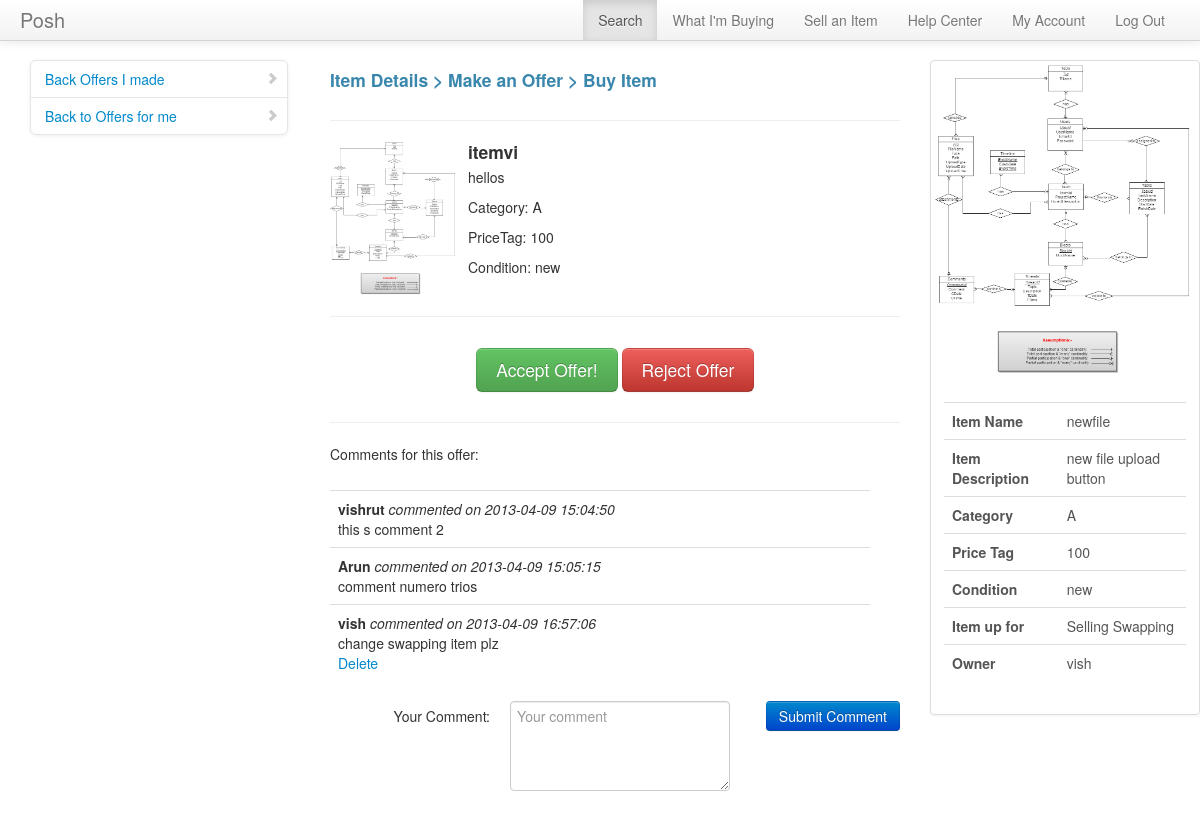
The app's page /manageoffers/viewofferswap.php?offerid=50 (signed in) with its own data.
### tables this page shows
CREATE TABLE IF NOT EXISTS `inventory` (
  `itemid` int(10) NOT NULL AUTO_INCREMENT,
  `owner` varchar(20) NOT NULL,
  `itemname` varchar(40) NOT NULL,
  `category` varchar(40) NOT NULL,
  `addedon` timestamp NOT NULL DEFAULT CURRENT_TIMESTAMP,
  `pricetag` int(10) NOT NULL,
  `description` varchar(500) NOT NULL,
  `condition` varchar(20) NOT NULL,
  `image` varchar(30) DEFAULT NULL,
  PRIMARY KEY (`itemid`),
  KEY `owner` (`owner`)
);

CREATE TABLE IF NOT EXISTS `comments` (
  `commentid` int(11) NOT NULL AUTO_INCREMENT,
  `commenter` varchar(20) NOT NULL,
  `offerid` int(10) NOT NULL,
  `time` timestamp NULL DEFAULT CURRENT_TIMESTAMP,
  `comment` varchar(500) DEFAULT NULL,
  PRIMARY KEY (`commentid`),
  KEY `commenter` (`commenter`),
  KEY `offerid` (`offerid`)
);

### meekrodb.2.1.class.php (called while the page is built, shortened)
<?php
class DB {
  protected static $mdb = null;
  public static function getMDB() {
    $mdb = DB::$mdb;
    if ($mdb === null) {
      $mdb = DB::$mdb = new MeekroDB();
    }
    return $mdb;
  }
  public static function query() { $args = func_get_args(); return call_user_func_array(array(DB::getMDB(), 'query'), $args); }
}
class MeekroDB {
  public $dbName = '';
  public $user = '';
  public $password = '';
  public $host = 'localhost';
  public $port = null;
  public $encoding = 'latin1';
  public $queryMode = 'queryAllRows';
  public $param_char = '%';
  public $named_param_seperator = '_';
  public $internal_mysql = null;
  public function __construct($host=null, $user=null, $password=null, $dbName=null, $port=null, $encoding=null) {
    if ($host === null) $host = DB::$host;
    if ($user === null) $user = DB::$user;
    if ($password === null) $password = DB::$password;
    if ($dbName === null) $dbName = DB::$dbName;
    if ($port === null) $port = DB::$port;
    if ($encoding === null) $encoding = DB::$encoding;
    $this->host = $host;
    $this->user = $user;
    $this->password = $password;
    $this->dbName = $dbName;
    $this->port = $port;
    $this->encoding = $encoding;
  }
  public function get() {
    $mysql = $this->internal_mysql;
    if ($mysql == null) {
      if (! $this->port) $this->port = ini_get('mysqli.default_port');
      $mysql = new mysqli($this->host, $this->user, $this->password, $this->dbName, $this->port);
      $mysql->set_charset($this->encoding);
      $this->internal_mysql = $mysql;
    }
    return $mysql;
  }
  public function escape($str) {
    $db = $this->get();
    return $db->real_escape_string($str);
  }
  protected function prependCall($function, $args, $prepend) {
    array_unshift($args, $prepend);
    return call_user_func_array($function, $args);
  }
  protected function wrapStr($strOrArray, $wrapChar, $escape = false) {
    if (! is_array($strOrArray)) {
      if ($escape) return $wrapChar . $this->escape($strOrArray) . $wrapChar;
      else return $wrapChar . $strOrArray . $wrapChar;
    } else {
      $R = array();
      foreach ($strOrArray as $element) {
        $R[] = $this->wrapStr($element, $wrapChar, $escape);
      }
      return $R;
    }
  }
  public function freeResult($result) {
    return $result->free();
  }
  public function parseQueryParamsNew() {
    $args = func_get_args();
    $sql = array_shift($args);
    $args_all = $args;
    $posList = array();
    $pos_adj = 0;
    $param_char_length = strlen($this->param_char);
    $named_seperator_length = strlen($this->named_param_seperator);
    $types = array(
      $this->param_char . 'll',
      $this->param_char . 'ls',
      $this->param_char . 'l',
      $this->param_char . 'li',
      $this->param_char . 'ld',
      $this->param_char . 'lb',
      $this->param_char . 's',
      $this->param_char . 'i',
      $this->param_char . 'd',
      $this->param_char . 'b',
      $this->param_char . 'ss'
    );
    foreach ($types as $type) {
      $lastPos = 0;
      while (($pos = strpos($sql, $type, $lastPos)) !== false) {
        $lastPos = $pos + 1;
        $posList[$pos] = $type;
      }
    }
    ksort($posList);
    foreach ($posList as $pos => $type) {
      $type = substr($type, $param_char_length);
      $length_type = strlen($type) + $param_char_length;
      $new_pos = $pos + $pos_adj;
      $new_pos_back = $new_pos + $length_type;
      if ($arg_number_length = strspn($sql, '0123456789', $new_pos_back)) {
        $arg_number = substr($sql, $new_pos_back, $arg_number_length);
        if (! isset($args_all[$arg_number])) $this->nonSQLError("Non existent argument reference (arg $arg_number): $sql");
        $arg = $args_all[$arg_number];
      } else {
        $arg = array_shift($args);
      }
      if (in_array($type, array('s', 'i', 'd', 'b', 'l'))) {
        $array_type = false;
        $arg = array($arg);
        $type = 'l' . $type;
      } else if ($type == 'ss') {
        $result = "'%" . $this->escape(str_replace(array('%', '_'), array('\%', '\_'), $arg)) . "%'";
      } else {
        $array_type = true;
        if (! is_array($arg)) $this->nonSQLError("Badly formatted SQL query: $sql -- expecting array, but didn't get one!");
      }
      if ($type == 'ls') $result = $this->wrapStr($arg, "'", true);
      else if ($type == 'li') $result = array_map('intval', $arg);
      else if ($type == 'ld') $result = array_map('floatval', $arg);
      else if ($type == 'lb') $result = array_map(array($this, 'formatTableName'), $arg);
      else if ($type == 'll') $result = $arg;
      else if (! $result) $this->nonSQLError("Badly formatted SQL query: $sql");
      if (is_array($result)) {
        if (! $array_type) $result = $result[0];
        else $result = '(' . implode(',', $result) . ')';
      }
      $sql = substr_replace($sql, $result, $new_pos, $length_type + $arg_number_length);
      $pos_adj += strlen($result) - ($length_type + $arg_number_length);
    }
    return $sql;
  }
  public function parseQueryParams() {
    $args = func_get_args();
    if (is_string($args[1]) && preg_match('/^[is]+$/', $args[1]) && substr_count($args[0], '?') > 0)
      return call_user_func_array(array($this, 'parseQueryParamsOld'), $args);
    else
      return call_user_func_array(array($this, 'parseQueryParamsNew'), $args);
  }
  public function query() {
    $args = func_get_args();
    if ($this->queryMode == 'buffered' || $this->queryMode == 'unbuffered') {
      return $this->prependCall(array($this, 'queryHelper'), $args, $this->queryMode);
    } else {
      return call_user_func_array(array($this, 'queryAllRows'), $args);
    }
  }
  public function queryUnbuf() { $args = func_get_args(); return $this->prependCall(array($this, 'queryHelper'), $args, 'unbuffered'); }
  protected function queryHelper() {
    $args = func_get_args();
    $type = array_shift($args);
    $is_buffered = ($type == 'buffered');
    $is_null = ($type == 'null');
    $sql = call_user_func_array(array($this, 'parseQueryParams'), $args);
    $db = $this->get();
    $result = $db->query($sql, $is_buffered ? MYSQLI_STORE_RESULT : MYSQLI_USE_RESULT);
    return $result;
  }
  public function queryAllRows() {
    $args = func_get_args();
    $query = call_user_func_array(array($this, 'queryUnbuf'), $args);
    $result = $this->fetchAllRows($query);
    return $result;
  }
  protected function checkError() {
    return false;
  }
  public function fetchRow($result = null) {
    return $result->fetch_assoc();
  }
  public function fetchAllRows($result = null) {
    $A = array();
    while ($row = $this->fetchRow($result)) {
      $A[] = $row;
    }
    return $A;
  }
}
?>

### manageoffers/viewofferswap.php (the view, shortened to what this page needs)
<!DOCTYPE html>
<?php
$offerdetails = DB::query("SELECT * from offerdetails where offerid=%i", $_GET['offerid']);
$offerdetails = $offerdetails[0];
$selling = DB::query("SELECT * from inventory where itemid=%i", $offerdetails['sellingitem']);
$selling=$selling[0];
?>
<html lang="en">
  <head>
    <link href="../bootstrap/css/bootstrap.css" rel="stylesheet">
    <link href="datepicker.css" rel="stylesheet">
    <link href="../bootstrap/css/bootstrap-responsive.css" rel="stylesheet">
    <link href="../bootstrap/css/bootstrap-fileupload.css" rel="stylesheet">
    <link href="../bootstrap/css/docs.css" rel="stylesheet">
	</head>
	<body>
		<div class="navbar navbar-fixed-top">
			<div class="navbar-inner">
				<div class="container" style="width: auto; padding: 0 20px;">
					<a class="brand pull-left" href="#">Posh</a>
					<ul class="nav pull-right">
						<li class="active"><a href="#">Search</a></li>
						<li><a href="#">What I'm Buying</a></li>
						<li><a href="../inventory/viewitems.php">Sell an Item</a></li>
						<li><a href="#">Help Center</a></li>
						<li><a href="#">My Account</a></li>
						<li><a href="../login/logout.php">Log Out</a></li>
					</ul>
				</div>
			</div>
		</div>
		<div class="container" style="width: auto; padding: 20px 0px 0px 0px;">
			<div class="span3 bs-docs-sidebar">
				<ul class="nav nav-list bs-docs-sidenav">
					<li><a href="listoffersbyme.php"><i class="icon-chevron-right"></i>Back Offers I made</a></li>
					<li ><a href="listoffersforme.php"><i class="icon-chevron-right"></i>Back to Offers for me</a></li>
				</ul>
			</div>
			<div class="span6">
			<div class="row-fluid">
			<h4><p class="text-info">Item Details > Make an Offer > Buy Item </p></h4>
			</div>
			<hr>
		<?php
			if($offerdetails['offereditem1']!=''){
				$item1=$offerdetails['offereditem1'];
				$tbl_name = "inventory";
				$items = DB::query("SELECT * FROM $tbl_name where itemid=%s",$item1);
				foreach ($items as $item) {
					echo '<div class="row-fluid">';
					echo '<div class="media">';
					echo '<a class="pull-left" href="#"><img src="../upload/'.$item['image'].'" height="128" width="128" alt=""></a>';
					echo '<div class="media-body">';
					echo '<h4 class="media-heading">'.$item['itemname'].'</h4>';
					echo '<p>'.$item['description'].'</p>';
					echo '<p>Category: '.$item['category'].'</p>';
					echo '<p>PriceTag: '.$item['pricetag'].'</p>';
					echo '<p>Condition: '.$item['condition'].'</p>';
					echo '</div>';
					echo '</div>';
					echo '</div>';
					echo '<hr>';
				}
			}
			?>
			<div class="row-fluid">
			<p>
				<div class="span3"></div>
				<?php
				echo
			'<a class="btn btn-large btn-success" href="acceptoffer.php?offerid='.$_GET['offerid'].'" role="button" data-toggle="modal">Accept Offer!</a>';
			echo
				' <button class="btn btn-large btn-danger" onclick="showConfirmation('.$_GET['offerid'].')" class="btn btn-danger">Reject Offer</button>';
			?>
			</p>
			</div>
			<div class="row-fluid">
			<hr>
			<p>
			<?php
			$comments = DB::query("SELECT * from comments where offerid=%i order by time", $_GET['offerid']);
			$thisofferid=$_GET['offerid'];
			echo 'Comments for this offer: ';
			echo '<table class="table table-hover">
				<thead>
					<tr>
					<th></th>
					<th></th>
					</tr>
				</thead>';
			foreach ($comments as $comment) {
				echo '<tr>
					<td><b>'.$comment['commenter'].'</b><i> commented on '.$comment['time'].'</i><br>'.$comment['comment'];
				if($comment['commenter']==$_SESSION['username'])
					echo '<br><a href="deletecomment.php?prev=viewofferswap.php?offerid='.$thisofferid.'&commentid='.$comment['commentid'].'">Delete</a>';
				echo'</td>
				</tr>';
			}
			echo 	'</table>';
			?>
			</p>
			<form name="comment" class="form-horizontal" action="submitcomment.php" method="post">
						<div class="control-group" id="commentgroup">
							<label class="control-label" for="inputComment">Your Comment: </label>
							<div class="controls">
							<textarea rows="4" name="comment" required id="inputComment" placeholder="Your comment" onkeyup=""></textarea>
							<button class="btn btn-primary pull-right" type="submit" id="signupbtn">Submit Comment</button>
							</div>
						</div>
			</form>
			</div>
		</div>
			<div class="span3">
			<div class="thumbnail">
			<?php echo '<img src="../upload/'.$selling['image'].'" alt="">';?>
			<div class="caption">
				<div class="row-fluid">
				<table class="table table-hover">
				<thead>
					<tr>
					<th></th>
					<th></th>
					</tr>
				</thead>
				<tr>
					<th>Item Name </th>
					<td><?php echo $selling['itemname']?></td>
				</tr>
				<tr>
					<th>Item Description </th>
					<td><?php echo $selling['description']?></td>
				</tr>
				<tr>
						<th>Category </th>
						<td><?php echo $selling['category']?></td>
				</tr>
				<tr>
					<th>Price Tag </th>
					<td><?php echo $selling['pricetag']?></td>
				</tr>
				<tr>
					<th>Condition </th>
					<td><?php echo $selling['condition']?></td>
				</tr>
				<tr>
					<th>Item up for </th>
					<td>
					<?php
						$ssrvalue = DB::query("SELECT ssr FROM ssritem WHERE itemid=%i",$selling['itemid']);
						$N = count($ssrvalue);
						$ssrstring = "";
						for($i=0;$i<$N;$i++){
							$val = array_values($ssrvalue[$i]);
							if($val[0]=='sell')
								$ssrstring=$ssrstring."Selling ";
							if($val[0]=='swap')
								$ssrstring=$ssrstring."Swapping ";
						}
						echo $ssrstring;
					?>
					</td>
				</tr>
				<tr>
					<th>Owner </th>
					<td><?php echo $selling['owner'];?></td>
				</tr>
				</table>
			</div>
			</div>
			</div>
			</div>
		</div>
	</body>
</html>

### manageoffers/viewofferswap.php (style rules this page uses)
body { padding-top: 40px; padding-bottom: 20px; }

### records on screen
inventory: image (picture), itemname "itemvi", description "hellos", category "A", pricetag "100", condition "new"
comments: commenter "vishrut", time "2013-04-09 15:04:50", comment "this s comment 2"
comments: commenter "Arun", time "2013-04-09 15:05:15", comment "comment numero trios"
comments: commenter "vish", time "2013-04-09 16:57:06", comment "change swapping item plz"
inventory: image (picture), itemname "newfile", description "new file upload button", category "A", pricetag "100", condition "new", owner "vish"

### other values on screen
$ssrstring "Selling Swapping"
